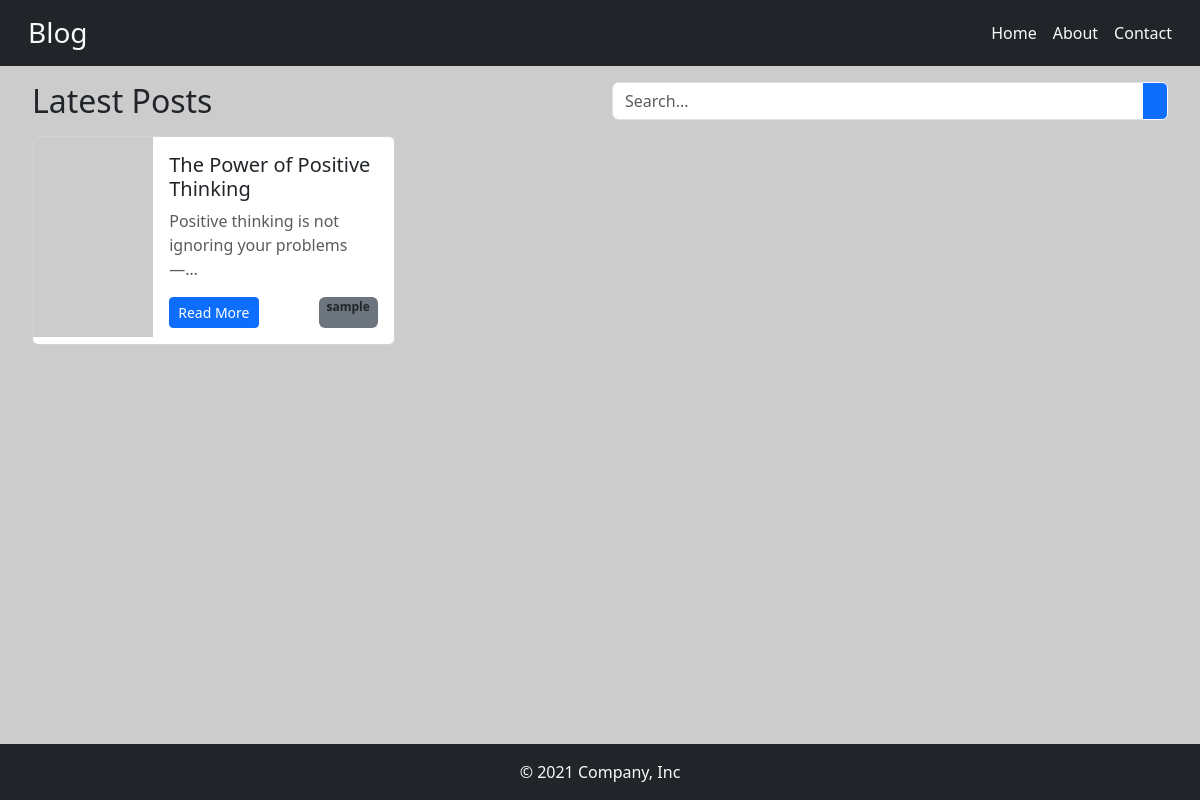
Before: /?page=2 with the older database file.
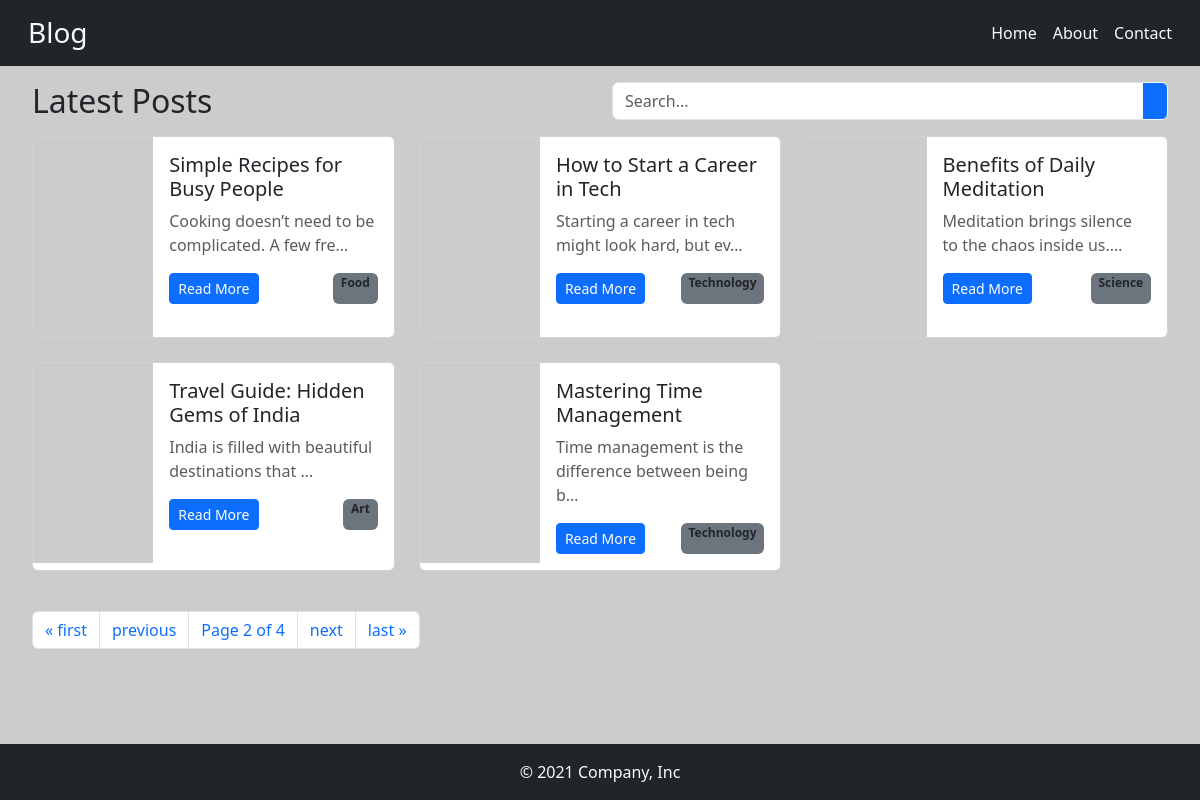
After: the same page with the newer database file.
### blog/models.py (models this page shows, shortened)
class Post(models.Model):
    title = models.CharField(max_length=100)
    content = models.TextField()
    img_url = models.URLField(null=True)
    created_at = models.DateTimeField(auto_now_add=True)
    slug = models.SlugField(unique=True)
    category = models.ForeignKey(Category, on_delete=models.CASCADE)

class Category(models.Model):
    name= models.CharField(max_length=100)
    def __str__(self):
        return self.name

### blog/views.py (the view)
# urls.py: path("", views.index, name="index"),
def index(request):
    blog_title="Latest Posts"
    all_posts = Post.objects.all()
    paginator = Paginator(all_posts, 5)
    page_number = request.GET.get('page')
    page_obj = paginator.get_page(page_number)
    return render(request,'blog/index.html',{'blog_title':blog_title, 'page_obj':page_obj})

### blog/templates/blog/index.html (shortened to what this page needs)
{% extends 'blog/base.html' %}
{% block content %}
    <div class="container-fluid">
        <div class="row my-3 mx-2 align-items-center">
            <div class="col-12 col-md-6 mb-2 mb-md-0">
                <h2 class="m-0">{{blog_title}}</h2>
            </div>
            <div class="col-12 col-md-6">
                <div class="input-group">
                    <input type="text" class="form-control" placeholder="Search..." aria-label="Search">
                    <button class="btn btn-outline-light btn-primary" type="button" id="button-search">
                    </button>
                </div>
            </div>
        </div>
        <div class="row mx-2 my-3">
            {% if page_obj %}
                {% for post in page_obj %}
                <div class="col-12 col-md-6 col-lg-4 mb-4">
                <div class="card h-100">
                    <div class="card-body p-0">
                        <div class="row g-0 h-100">
                            <div class="col-12 col-md-12 col-lg-4">
                                <img src="{{post.img_url}}" class="img-fluid w-100" style="height: 200px; object-fit: cover;" alt="{{post.title}}">
                            </div>
                            <div class="col-12 col-md-12 col-lg-8 p-3">
                                <h5 class="card-title">{{post.title}}</h5>
                                <p class="card-text text-muted">{{post.content|truncatechars:50}}</p>
                                <div class="d-flex justify-content-between gap-2">
                                    <a href="{% url 'blog:detail' slug=post.slug %}" class="btn btn-sm btn-primary">Read More</a>
                                    <span class="text-decoration-none text-dark fw-bold badge bg-secondary">{{post.category}}</span>
                                </div>
                            </div>
                        </div>
                    </div>
                </div>
                </div>
                {% endfor %}
                <div class="col-12 my-3">
                    {% if page_obj.has_other_pages %}
                        <nav aria-label="Page navigation">
                            <ul class="pagination">
                                {% if page_obj.has_previous %}
                                <li class="page-item">
                                    <a class="page-link" href="?page=1" aria-label="First">
                                        <span aria-hidden="true">&laquo; first</span>
                                    </a>
                                </li>
                                <li class="page-item">
                                    <a class="page-link" href="?page={{page_obj.previous_page_number}}" aria-label="Previous">
                                        <span aria-hidden="true">previous</span>
                                    </a>
                                </li>
                                {% endif %}
                                <li class="page-item"><span class="page-link">Page {{page_obj.number}} of {{page_obj.paginator.num_pages}}</span></li>
                                {% if page_obj.has_next %}
                                    <li class="page-item">
                                        <a class="page-link" href="?page={{page_obj.next_page_number}}" aria-label="Next">
                                            <span aria-hidden="true">next</span>
                                        </a>
                                    </li>
                                    <li class="page-item">
                                        <a class="page-link" href="?page={{page_obj.paginator.num_pages}}" aria-label="Last">
                                            <span aria-hidden="true">last &raquo;</span>
                                        </a>
                                    </li>
                                {% endif %}
                            </ul>
                        </nav>
                    {% endif %}
                </div>
            {% else %}
                <p>No Posts Available</p>
            {% endif %}
        </div>
    </div>
{% endblock %}

Changed rows visible on the page:
no longer on this page (row unchanged): Post: title "The Power of Positive Thinking", content "Positive thinking is not ignoring your problems —…", category "sample"
added Post: title "Simple Recipes for Busy People", content "Cooking doesn’t need to be complicated. A few fre…", category "Food"
added Post: title "How to Start a Career in Tech", content "Starting a career in tech might look hard, but ev…", category "Technology"
added Post: title "Benefits of Daily Meditation", content "Meditation brings silence to the chaos inside us.…", category "Science"
added Post: title "Travel Guide: Hidden Gems of India", content "India is filled with beautiful destinations that …", category "Art"
added Post: title "Mastering Time Management", content "Time management is the difference between being b…", category "Technology"
Other visible differences:
{{ page_obj.number }}: (not shown) → "2"
{{ page_obj.paginator.num_pages }}: (not shown) → "4"
text now shown: "« first previous Page of next last »"
